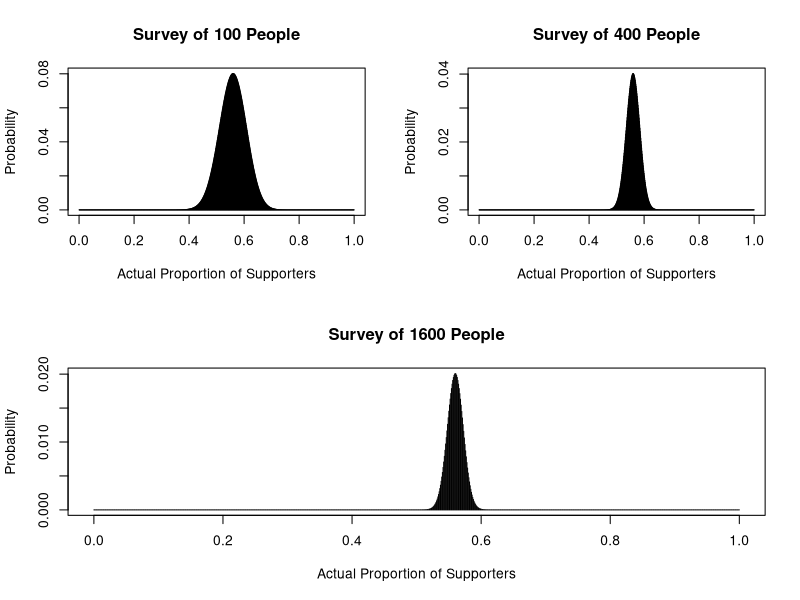
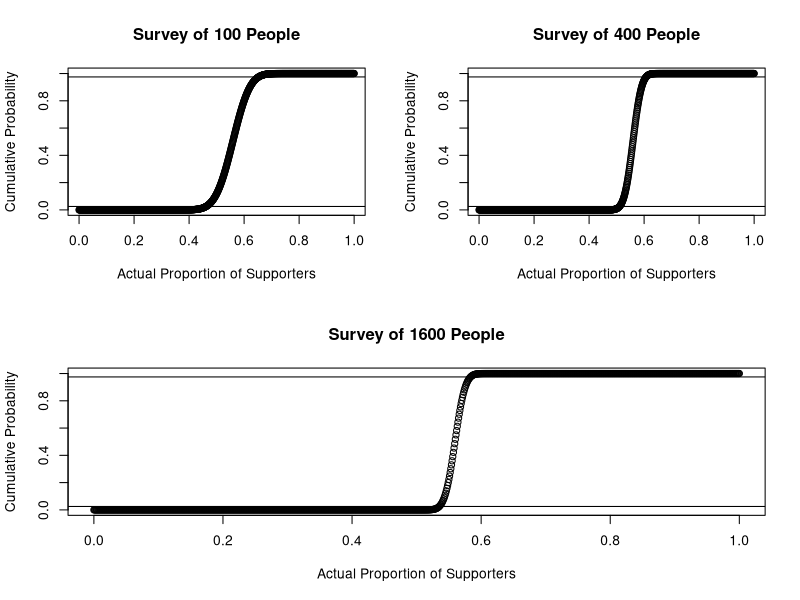

Recreate these plots in R, in order.
## ---- chunk 1
index <- seq(1, 3)
a_ks <- rep(0, 100)
a_ks[3] <- 1 / 216

for (k in 4:100){
  term_one = sum((5/6)*((1/6)**(index - 1)) * a_ks[k - index])
  a_ks[k] = term_one + (1/216)
}

a_ks[100]
## ---- chunk 2
index <- seq(1, 3)
a_ks <- rep(0, 500)
a_ks[3] <- 1 / 216

for (k in 4:500){
  term_one = sum((5/6)*((1/6)**(index - 1)) * a_ks[k - index])
  a_ks[k] = term_one + (1/216)
}

min(seq(1, 500)[a_ks > 0.5])
## ---- chunk 3
# Number of simulations
n = 100000

# Number of dice rolls
k = 100

runsOf3s <- function(x){
  r <- rep(0, length(x))
  if(x[1] == 3) r[1] <- 1
  for(i in 2:length(x)){
    if(x[i] == 3){
      r[i] <- r[i-1] + 1
    }
    else{
      r[i] <- 0
    }
  }
  return(r)
}

maxRunOf3s <- function(x){
  return(max(runsOf3s(x)))
}

successes <- 0
for(i in 1:n){
  rolls <- sample(1:6, size = k, replace = T)
  if(maxRunOf3s(rolls) > 2){
    successes = successes + 1
  }
}

# Final proportion of successes
successes/n
## ---- chunk 4
thetas <- seq(0, 1, 0.001)
k <- length(thetas)

poll <- function(n){
  liks <- dbinom(0.56 * n, n, thetas)
  plot(thetas, liks, main=paste("Survey of", n, "People"), 
       xlab="Actual Proportion of Supporters", ylab="Probability", type="h")
}

layout(matrix(c(1, 2, 3, 3), 2, 2, byrow=TRUE))
poll(100)
poll(400)
poll(1600)
## ---- chunk 5
posterior <- function(n){
  thetas <- seq(0, 1, 0.001)
  post <- dbinom(0.56*n, n, thetas)
  post <- post/sum(post)
  return(sum(post[thetas > 0.5]))
}

paste("Posterior Probability for n = 100:", posterior(100))
paste("Posterior Probability for n = 400:", posterior(400))
paste("Posterior Probability for n = 1600:", posterior(1600))
## ---- chunk 6
interval <- function(n){
  thetas <- seq(0, 1, 0.001)
  post <- dbinom(0.56*n, n, thetas)
  post <- post/sum(post)
  cs <- cumsum(post)
  plot(thetas, cs, main=paste("Survey of", n, "People"), 
       xlab="Actual Proportion of Supporters", ylab="Cumulative Probability")
  abline(h=c(0.025, 0.975))
  
  L <- min(thetas[cs > 0.025])
  R <- min(thetas[cs >= 0.975])
  cint <- c(L, R)
  return(cint) 
}

layout(matrix(c(1, 2, 3, 3), 2, 2, byrow=TRUE))
interval(100)
interval(400)
interval(1600)
